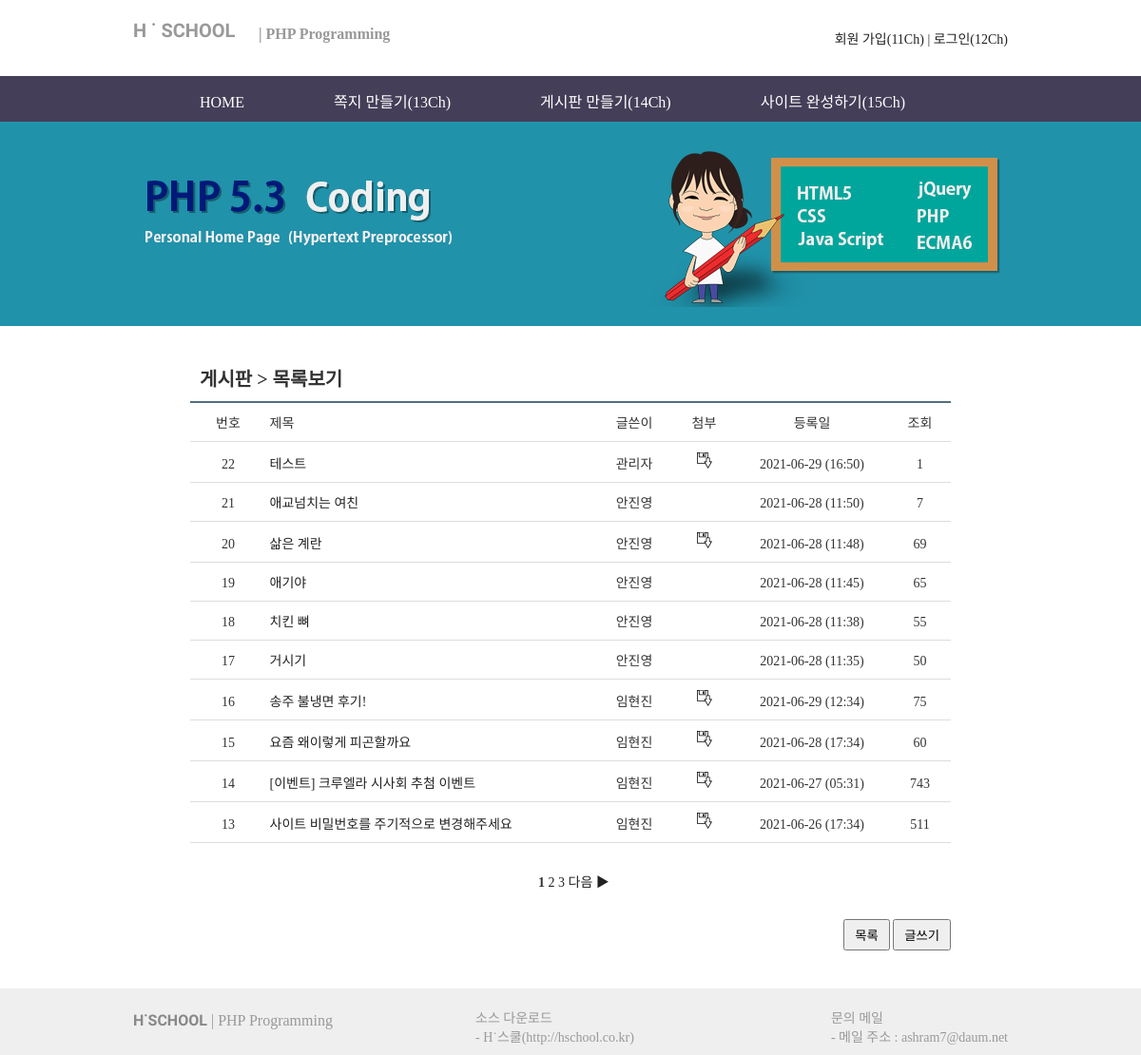
Page /board/board_list.php on the committed database.
### tables this page shows
CREATE TABLE `board` (
  `num` int(11) NOT NULL,
  `id` char(15) NOT NULL,
  `name` char(10) NOT NULL,
  `subject` char(200) NOT NULL,
  `content` text NOT NULL,
  `regist_day` char(20) NOT NULL,
  `hit` int(11) NOT NULL,
  `file_name` char(40) DEFAULT NULL,
  `file_type` char(40) DEFAULT NULL,
  `file_copied` char(40) DEFAULT NULL
);

### board/board_list.php (the view, shortened to what this page needs)
<!DOCTYPE html>
<html>
<head>
<link rel="stylesheet" type="text/css" href="../css/common.css">
<link rel="stylesheet" type="text/css" href="../css/board.css">
</head>
<body>
<header>
	<?php include "../include/header.php";?>
</header>
<section>
	<div id="main_img_bar">
		<img src="../img/main_img.png">
	</div>
	<div id="board_box">
		<h3>
			게시판 > 목록보기
		</h3>
		<ul id="board_list">
			<li>
				<span class="col1">번호</span>
				<span class="col2">제목</span>
				<span class="col3">글쓴이</span>
				<span class="col4">첨부</span>
				<span class="col5">등록일</span>
				<span class="col6">조회</span>
			</li>
<?php
	if (isset($_GET["page"]))
		$page = $_GET["page"];
	else
		$page = 1;
	$con = mysqli_connect(DBhost, DBuser, DBpass, DBname);
	$sql = "select * from board order by num desc";
	$result = mysqli_query($con, $sql);
	$total_record = mysqli_num_rows($result);
	$scale = 10;
	if ($total_record % $scale == 0)
		$total_page = floor($total_record/$scale);
	else
		$total_page = floor($total_record/$scale) + 1;
	$start = ($page - 1) * $scale;
	$number = $total_record - $start;
	for ($i=$start; $i<$start+$scale && $i < $total_record; $i++)
	{
		mysqli_data_seek($result, $i);
		$row = mysqli_fetch_array($result);
		$num         = $row["num"];
		$name        = $row["name"];
		$subject     = $row["subject"];
		$regist_day  = $row["regist_day"];
		$hit         = $row["hit"];
		if ($row["file_name"])
			$file_image = "<img src='../img/file.gif'>";
		else
			$file_image = " ";
?>
			<li>
				<span class="col1"><?=$number?></span>
				<span class="col2"><a href="board_view.php?num=<?=$num?>&page=<?=$page?>"><?=$subject?></a></span>
				<span class="col3"><?=$name?></span>
				<span class="col4"><?=$file_image?></span>
				<span class="col5"><?=$regist_day?></span>
				<span class="col6"><?=$hit?></span>
			</li>
<?php
		$number--;
	}
?>
		</ul>
		<ul id="page_num">
<?php
	if ($total_page>=2 && $page >= 2)
	{
		$new_page = $page-1;
		echo "<li> <a href='board_list.php?page=$new_page'>◀ 이전</a> </li>";
	}
	else
		echo "<li>&nbsp;</li>";
	for ($i=1; $i<=$total_page; $i++)
	{
		if ($page == $i)
		{
			echo "<li><b> $i </b></li>";
		}
		else
		{
			echo "<li> <a href='board_list.php?page=$i'> $i </a> <li>";
		}
	}
	if ($total_page>=2 && $page != $total_page)
	{
		$new_page = $page+1;
		echo "<li> <a href='board_list.php?page=$new_page'>다음 ▶</a> </li>";
	}
	else
		echo "<li>&nbsp;</li>";
?>
		</ul>
		<ul class="buttons">
			<li><button onclick="location.href='board_list.php'">목록</button></li>
			<li>
<?php
	if($userid) {
?>
				<button onclick="location.href='board_form.php'">글쓰기</button>
<?php
	} else {
?>
				<a href="javascript:alert('로그인 후 이용해 주세요!')"><button>글쓰기</button></a>
<?php
	}
?>
			</li>
		</ul>
	</div>
</section>
<footer>
    <?php include "../include/footer.php";?>
</footer>
</body>
</html>

### include/header.php (shortened to what this page needs)
<?php
    if (isset($_SESSION["userid"])) $userid = $_SESSION["userid"];
    else $userid = "";
?>
        <div id="top">
            <h1>
                <a href="../index.php">H &dot; SCHOOL</a>
            </h1>
            <h2>
                <a href="../index.php">&nbsp;|&nbsp;PHP Programming</a>
            </h2>
            <ul id="top_menu">
<?php
    if(!$userid) {
?>
                <li><a href="../login/member_form.php">회원 가입(11Ch)</a> </li>
                <li> | </li>
                <li><a href="../login/login_form.php">로그인(12Ch)</a></li>
<?php
    }
?>
            </ul>
        </div>
        <div id="menu_bar">
            <ul>
                <li><a href="../index.php">HOME</a></li>
                <li><a href="../message/message_form.php">쪽지 만들기(13Ch)</a></li>
                <li><a href="../board/board_form.php">게시판 만들기(14Ch)</a></li>
                <li><a href="../index.php">사이트 완성하기(15Ch)</a></li>
            </ul>
        </div>

### include/footer.php
<div id="footer_content">
    <p id="footer_logo"><span>H&dot;SCHOOL</span> | PHP Programming</p>
    <ul id="download">
        <li>소스 다운로드</li>
        <li>- H&dot;스쿨(http://hschool.co.kr)</li>
    </ul>
    <ul id="author">
        <li>문의 메일</li>
        <li>- 메일 주소 : ashram7@daum.net</li>
    </ul>
</div>

### css/common.css (style rules this page uses)
* { padding: 0; margin: 0; }
body { font-family: "맑은 고딕", "돋움" sans-serif; font-size: 14px; color: #333333; }
img { border: 0; }
ul { list-style-type: none; }
a { display: inline-block; text-decoration: none; }
a:link { text-decoration:none; color: #222222; }
#top { position: relative; width: 1000px; height: 80px; margin: 0 auto; }
#top h1 { position: absolute; top: 20px; left: 40px; font-size: 20px; }
#top h1 a { font-family: 'Henny Penny', cursive; color: #999999; }
#top h2 { position: absolute; top: 27px; left: 168px; font-size: 16px; }
#top h2 a { color: #999999; }
#top #top_menu { float: right; margin: 30px 40px 0 0; }
#top #top_menu li { display: inline; }
#menu_bar { height: 48px; background-color: #443e58; font-size: 16px; }
#menu_bar ul { width: 1000px; margin: 0 auto; padding: 14px 0 0 40px; }
#menu_bar li { display: inline; margin-left: 90px; color: white; }
#menu_bar a:link { color: white; }
#main_img_bar { height: 215px; text-align: center; background-color: #2092aa; }
#main_img_bar img { margin-top: 25px; }
footer { height: 70px; background-color: #efefef; }
#footer_content { position: relative; width: 1000px; margin: 0 auto; color: #999999; font-size: 14px; }
#footer_logo { position: absolute; top: 24px; left: 40px; font-size: 16px; }
#footer_logo span { font-family: 'Henny Penny', cursive; color: #888888; font-weight: bold; }
#download { position: absolute; top: 20px; left: 400px; }
#author { position: absolute; top: 20px; right: 40px; }

### css/board.css (style rules this page uses)
#board_box { position: relative; width: 800px; margin: 0 auto; }
#board_box h3 { margin-top: 30px; padding: 10px; border-bottom: solid 2px #516e7f; font-size: 20px; }
#board_box .buttons { text-align: right; margin: 20px 0 40px 0; }
#board_box .buttons li { display: inline; }
#board_box .buttons button { padding: 5px 10px; cursor: pointer; }
#board_list li { padding: 10px 0; border-bottom: solid 1px #dddddd; }
#board_list span { display: inline-block; text-align: center; }
#board_list .col1 { width: 80px; }
#board_list .col2 { width: 330px; text-align: left; }
#board_list .col3 { width: 100px; }
#board_list .col4 { width: 40px; }
#board_list .col5 { width: 180px; }
#board_list .col6 { width: 40px; }
#page_num { text-align: center; margin: 30px 0 }
#page_num li { display: inline; }
#board_box { width: 800px; margin: 0 auto; }

### rows in the picture
board: subject "테스트", name "관리자", regist_day "2021-06-29 (16:50)", hit "1"
board: subject "애교넘치는 여친", name "안진영", regist_day "2021-06-28 (11:50)", hit "7"
board: subject "삶은 계란", name "안진영", regist_day "2021-06-28 (11:48)", hit "69"
board: subject "애기야", name "안진영", regist_day "2021-06-28 (11:45)", hit "65"
board: subject "치킨 뼈", name "안진영", regist_day "2021-06-28 (11:38)", hit "55"
board: subject "거시기", name "안진영", regist_day "2021-06-28 (11:35)", hit "50"
board: subject "송주 불냉면 후기!", name "임현진", regist_day "2021-06-29 (12:34)", hit "75"
board: subject "요즘 왜이렇게 피곤할까요", name "임현진", regist_day "2021-06-28 (17:34)", hit "60"
board: subject "[이벤트] 크루엘라 시사회 추첨 이벤트", name "임현진", regist_day "2021-06-27 (05:31)", hit "743"
board: subject "사이트 비밀번호를 주기적으로 변경해주세요", name "임현진", regist_day "2021-06-26 (17:34)", hit "511"
